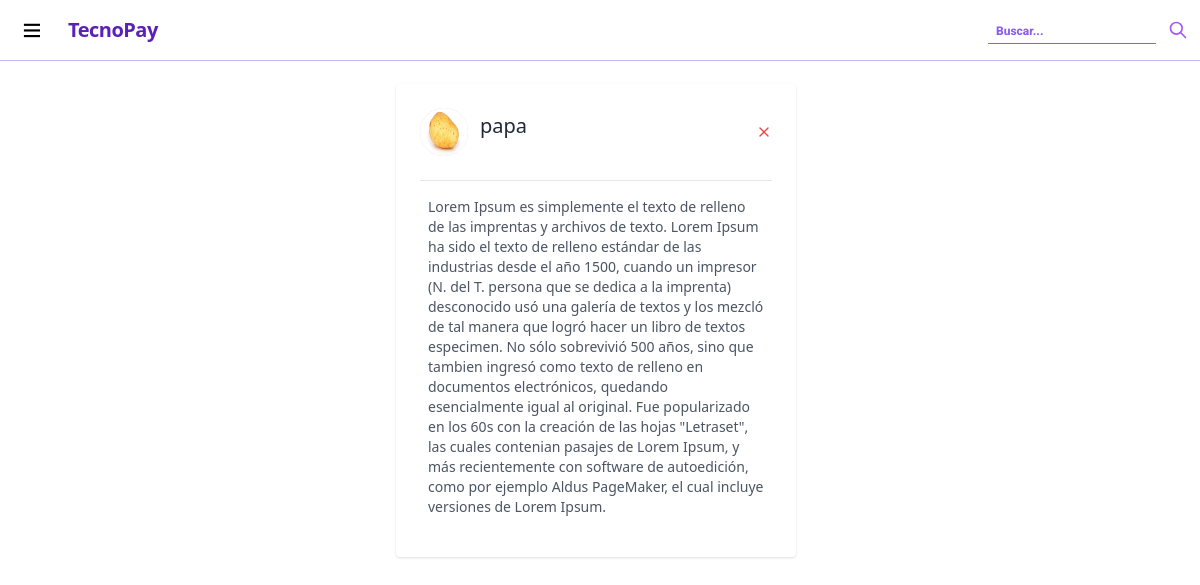
Page /recentview/ (signed in) on the committed database.
### products/models.py (models this page shows, shortened)
class InheritedData(models.Model):
    modified = models.DateTimeField(auto_now=True)
    created = models.DateTimeField(auto_now_add=True)
    class Meta:
        abstract = True

class ProductsViewRecentList(InheritedData):
    recent_user=models.ForeignKey(User,related_name='products_recent', on_delete=models.CASCADE)
    recent_product=models.ForeignKey(Products,related_name='products_recent', on_delete=models.CASCADE)
    active=models.BooleanField(default=True)
    class Meta:
        ordering = ['-pk']

class Products(InheritedData):
    name=models.CharField(max_length=100)
    description=models.TextField()
    img=models.ImageField(null=True,blank=True)
    price=models.PositiveIntegerField()
    quantity=models.PositiveIntegerField(default=1)
    active=models.BooleanField(default=True)
    categorys=models.ManyToManyField(Category)
    def __str__(self):
        return self.name

### products/views.py (the view)
# urls.py: path('recentview/',RecentViewProduct.as_view(),name='recent'),
class RecentViewProduct(View):
    def get(self, request, *args, **kwargs):
        user=request.user
        recent=ProductsViewRecentList.objects.filter(recent_user=user,active=True)
        return render(request,'products/recentproducts.html', {'recents': recent})

### templates/products/recentproducts.html (shortened to what this page needs)
{% extends "base/base.html" %}
{% load static %}
{% block content%}
<div aria-label="group of cards" tabindex="0" class="focus:outline-none py-8 w-full">
                <div class="flex flex-wrap	 items-center justify-center w-full mt-8">
                    {% for recent in recents %}
                    <div aria-label="card 6" tabindex="0" class="focus:outline-none lg:w-4/12 lg:mr-7 lg:mb-0 mb-7 bg-white p-6 shadow rounded m-5">
                        <div class="flex items-center border-b border-gray-200 pb-6">
                            <img class="w-12 h-12 bg-gray-300 rounded-full flex flex-shrink-0" src="{{recent.recent_product.img.url}}" alt="">
                            <div class="flex items-start justify-between w-full">
                                <div class="pl-3 w-full">
                                    <a href="{% url 'detail_products' recent.recent_product.id %}">
                                        <p tabindex="0" class="focus:outline-none text-xl font-medium leading-5 text-gray-800">{{recent.recent_product}}</p>
                                    </a>
                                </div>
                                <div role="img" aria-label="bookmark">
                                    <a href="#">
                                        <svg class="h-8 w-4 text-red-500 cursor-pointer	"  width="24" height="24" viewBox="0 0 24 24" stroke-width="2" stroke="currentColor" fill="none" stroke-linecap="round" stroke-linejoin="round">  <path stroke="none" d="M0 0h24v24H0z"/>  <line x1="18" y1="6" x2="6" y2="18" />  <line x1="6" y1="6" x2="18" y2="18" /></svg>
                                    </a>
                                </div>
                            </div>
                        </div>
                        <div class="px-2">
                            <p tabindex="0" class="focus:outline-none text-sm leading-5 py-4 text-gray-600">{{recent.recent_product.description}}</p>
                        </div>
                    </div>
                    {% endfor %}
                </div>
            </div>
{% endblock %}

### templates/base/base.html (style rules this page uses)
body { box-sizing: border-box; padding: 0; margin: 0; position: relative; }

### rows in the picture
ProductsViewRecentList: recent_product.img (picture), recent_product "papa", recent_product.description "Lorem Ipsum es simplemente el texto de relleno de las imprentas y archivos de texto. Lorem Ipsum ha sido el texto de relleno estándar de las industrias desde el año 1500, cuando un impresor (N. del T. persona que se dedica a la imprenta) desconocido usó una galería de textos y los mezcló de tal manera que logró hacer un libro de textos especimen. No sólo sobrevivió 500 años, sino que tambien ingresó como texto de relleno en documentos electrónicos, quedando esencialmente igual al original. Fue popularizado en los 60s con la creación de las hojas \"Letraset\", las cuales contenian pasajes de Lorem Ipsum, y más recientemente con software de autoedición, como por ejemplo Aldus PageMaker, el cual…"
